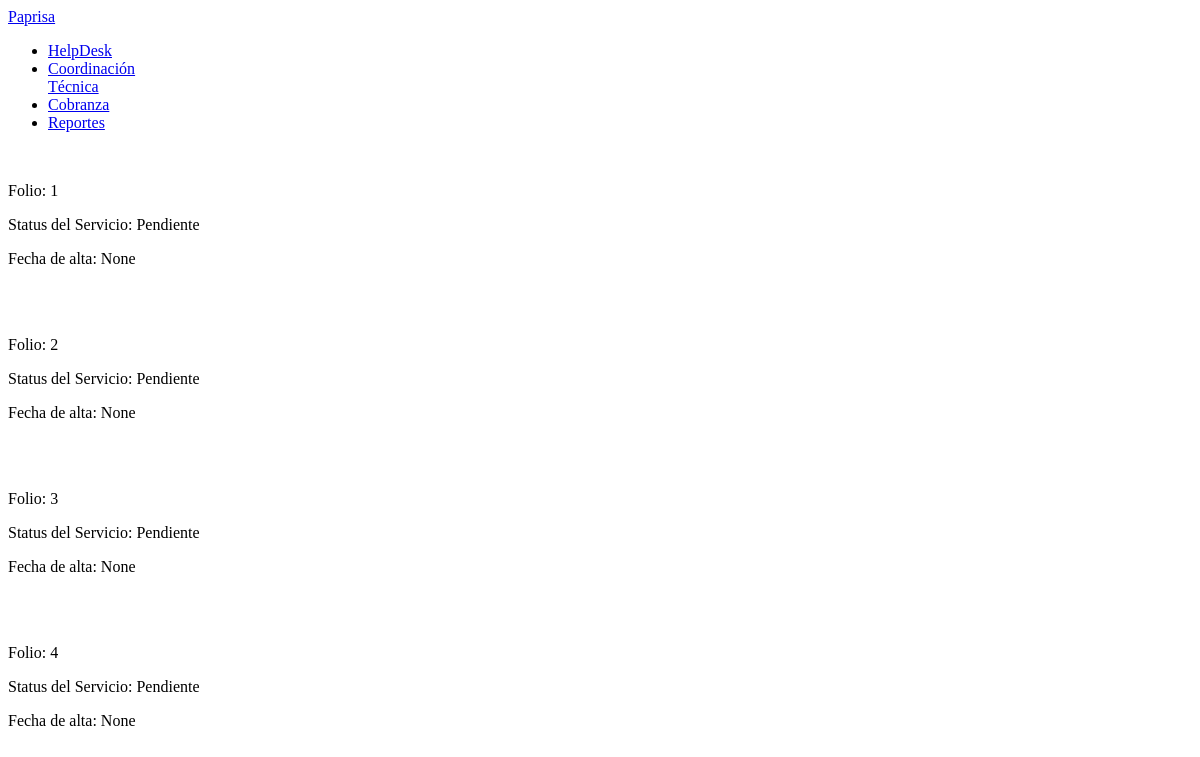
Page /helpdesk/coordinacion (signed in) on the earlier database version.
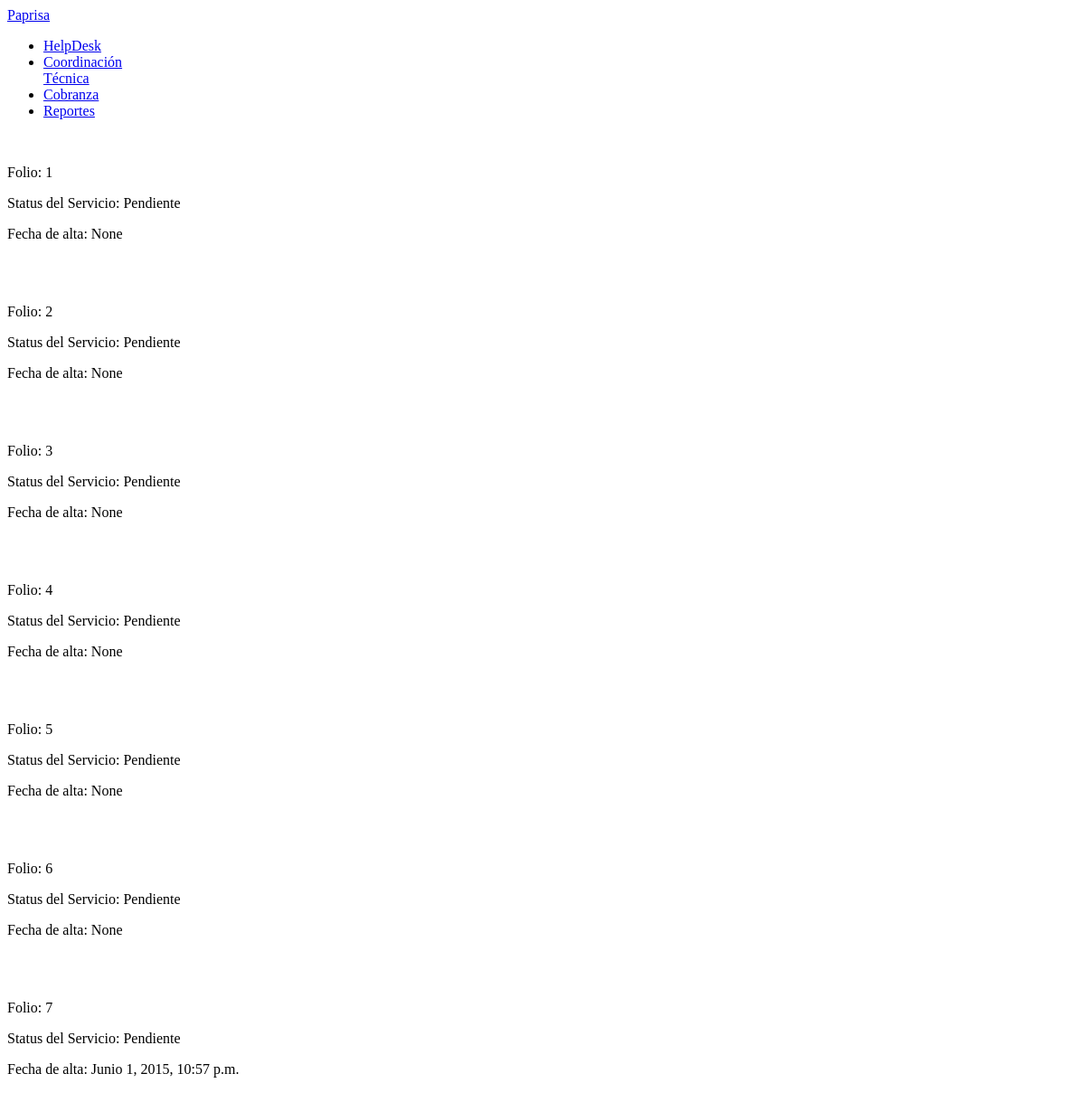
Same page on the later database version.
### helpdesk/models.py (models this page shows, shortened)
class Servicio(models.Model):
    cliente = models.ForeignKey(Cliente, related_name='+')
    folio= models.IntegerField()
    reporta = models.CharField(max_length = 256)
    descripcion = models.TextField()
    status = models.ForeignKey(StatusServicio, related_name='+')
    observaciones = models.TextField(blank = True, null = True)
    coordinador = models.ForeignKey(Empleado, limit_choices_to={'etype': '2'}, blank= True, null = True)
    tecnico = models.ForeignKey(Empleado, limit_choices_to={'etype': '3'}, related_name = 'assigned_to', blank = True, null = True)
    ordenImpresa = models.FileField(upload_to='servicios/%Y/%m/%d', blank = True, null = True)
    user = models.ForeignKey(settings.AUTH_USER_MODEL)
    dateAdded = models.DateTimeField(auto_now_add=True)
    fechaTermino = models.DateField(blank = True, null = True)

class StatusServicio(models.Model):
    title = models.CharField(max_length=25)
    def __unicode__(self):
        return self.title

### helpdesk/views.py (the view)
# urls.py: url(r'^helpdesk/coordinacion$', CoordinacionTecnicaListView.as_view(), name='CoordinacionTecnicaIndex'),
class CoordinacionTecnicaListView(ListView):
    model = Servicio
    context_object_name = 'servicios'
    def get_template_names(self):
        return 'coordinacion_list.html'
    def get_context_data(self, **kwargs):
        context = super(CoordinacionTecnicaListView, self).get_context_data(**kwargs)
        populateContext(self.request, context)
        return context

### helpdesk/views.py (called while the page is built)
def populateContext(request, context):
    context['authenticated'] = request.user.is_authenticated()
    if context['authenticated'] == True:
        context['username'] = request.user.username
        context['user'] = request.user

### helpdesk/templates/coordinacion_list.html
{% extends "base.html" %}
{% block content %}
<div class="content">
	{%for servicio in servicios%}
		<br>
			<p>Folio: {{servicio.folio}}</p>
			<p>Status del Servicio: {{servicio.status}}</p>
			<p>Fecha de alta: {{servicio.dateAdded}}</p>
		<br>
	{%endfor%}
</div>
{% endblock %}

Differences in the rows shown:
added Servicio: folio "5", status "Pendiente", dateAdded "None"
added Servicio: folio "6", status "Pendiente", dateAdded "None"
added Servicio: folio "7", status "Pendiente", dateAdded "Junio 1, 2015, 10:57 p.m."
